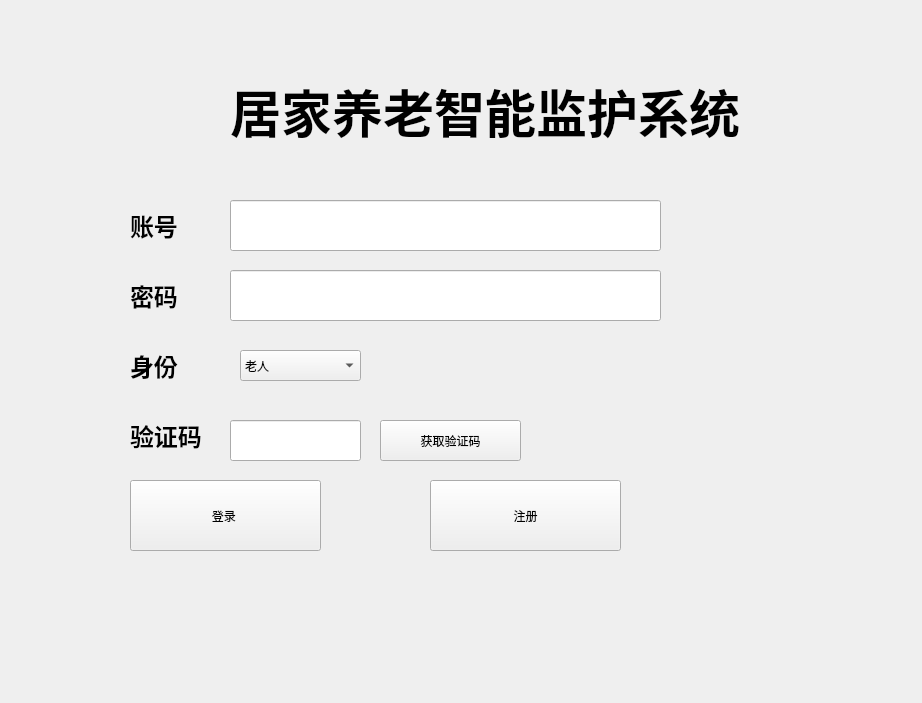
<?xml version="1.0" encoding="UTF-8"?>
<ui version="4.0">
 <class>LoginWidget</class>
 <widget class="QWidget" name="LoginWidget">
  <property name="geometry">
   <rect>
    <x>0</x>
    <y>0</y>
    <width>922</width>
    <height>703</height>
   </rect>
  </property>
  <property name="windowTitle">
   <string>Form</string>
  </property>
  <widget class="QLabel" name="label_4">
   <property name="geometry">
    <rect>
     <x>130</x>
     <y>340</y>
     <width>111</width>
     <height>51</height>
    </rect>
   </property>
   <property name="font">
    <font>
     <pointsize>18</pointsize>
     <weight>75</weight>
     <bold>true</bold>
    </font>
   </property>
   <property name="text">
    <string>身份</string>
   </property>
  </widget>
  <widget class="QLineEdit" name="pwd_lineEdit">
   <property name="geometry">
    <rect>
     <x>230</x>
     <y>270</y>
     <width>431</width>
     <height>51</height>
    </rect>
   </property>
  </widget>
  <widget class="QComboBox" name="comboBox">
   <property name="geometry">
    <rect>
     <x>240</x>
     <y>350</y>
     <width>121</width>
     <height>31</height>
    </rect>
   </property>
   <item>
    <property name="text">
     <string>老人</string>
    </property>
   </item>
   <item>
    <property name="text">
     <string>护工</string>
    </property>
   </item>
   <item>
    <property name="text">
     <string>家属</string>
    </property>
   </item>
  </widget>
  <widget class="QLineEdit" name="account_lineEdit">
   <property name="geometry">
    <rect>
     <x>230</x>
     <y>200</y>
     <width>431</width>
     <height>51</height>
    </rect>
   </property>
  </widget>
  <widget class="QPushButton" name="code_pushButton">
   <property name="geometry">
    <rect>
     <x>380</x>
     <y>420</y>
     <width>141</width>
     <height>41</height>
    </rect>
   </property>
   <property name="text">
    <string>获取验证码</string>
   </property>
  </widget>
  <widget class="QLineEdit" name="code_lineEdit">
   <property name="geometry">
    <rect>
     <x>230</x>
     <y>420</y>
     <width>131</width>
     <height>41</height>
    </rect>
   </property>
  </widget>
  <widget class="QPushButton" name="register_pushButton">
   <property name="geometry">
    <rect>
     <x>430</x>
     <y>480</y>
     <width>191</width>
     <height>71</height>
    </rect>
   </property>
   <property name="text">
    <string>注册</string>
   </property>
  </widget>
  <widget class="QLabel" name="label_3">
   <property name="geometry">
    <rect>
     <x>130</x>
     <y>270</y>
     <width>111</width>
     <height>51</height>
    </rect>
   </property>
   <property name="font">
    <font>
     <pointsize>18</pointsize>
     <weight>75</weight>
     <bold>true</bold>
    </font>
   </property>
   <property name="text">
    <string>密码</string>
   </property>
  </widget>
  <widget class="QLabel" name="label_5">
   <property name="geometry">
    <rect>
     <x>130</x>
     <y>410</y>
     <width>111</width>
     <height>51</height>
    </rect>
   </property>
   <property name="font">
    <font>
     <pointsize>18</pointsize>
     <weight>75</weight>
     <bold>true</bold>
    </font>
   </property>
   <property name="text">
    <string>验证码</string>
   </property>
  </widget>
  <widget class="QPushButton" name="login_pushButton">
   <property name="geometry">
    <rect>
     <x>130</x>
     <y>480</y>
     <width>191</width>
     <height>71</height>
    </rect>
   </property>
   <property name="text">
    <string>登录 </string>
   </property>
  </widget>
  <widget class="QLabel" name="label">
   <property name="geometry">
    <rect>
     <x>230</x>
     <y>70</y>
     <width>521</width>
     <height>81</height>
    </rect>
   </property>
   <property name="font">
    <font>
     <pointsize>38</pointsize>
     <weight>75</weight>
     <bold>true</bold>
    </font>
   </property>
   <property name="text">
    <string>居家养老智能监护系统</string>
   </property>
  </widget>
  <widget class="QLabel" name="label_2">
   <property name="geometry">
    <rect>
     <x>130</x>
     <y>200</y>
     <width>111</width>
     <height>51</height>
    </rect>
   </property>
   <property name="font">
    <font>
     <pointsize>18</pointsize>
     <weight>75</weight>
     <bold>true</bold>
    </font>
   </property>
   <property name="text">
    <string>账号</string>
   </property>
  </widget>
 </widget>
 <resources/>
 <connections/>
</ui>
